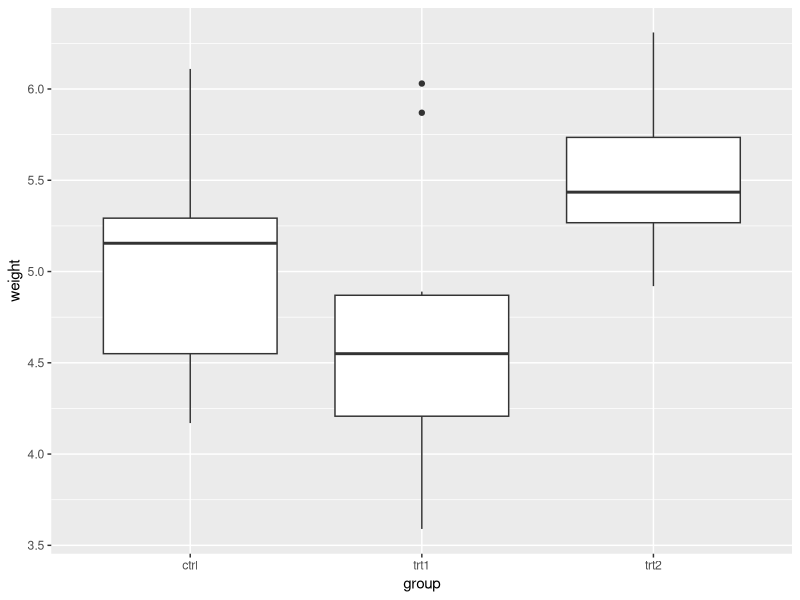
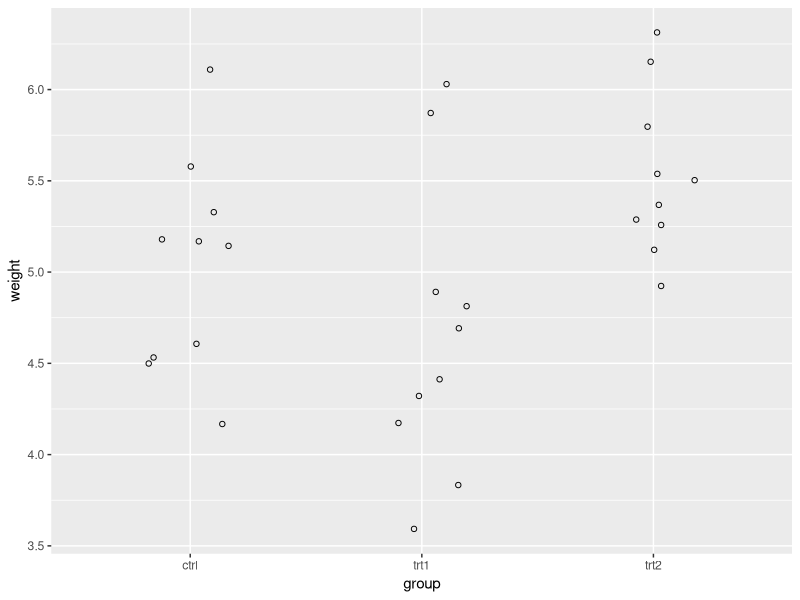

These figures' R source, in order: (Note: this script raises an error after producing the figures.)
# Intro to R
# Rick Scavetta
# 30 May 2018
# DPZ data analysis workshop

# Clear the workspace
rm(list = ls())

# Load packages:
library(dplyr)
library(ggplot2)
library(purrr)

# R Syntax:
n <- log2(8) # the log2 of 8
n # shortcut for print(n)

# A Simple Workflow: The PlantGrowth Dataset
PlantGrowth

# How many groups do we have?
# groups are called levels
nlevels(PlantGrowth$group)

# What are they?
levels(PlantGrowth$group)

# Descriptive statistics:
mean(PlantGrowth$weight) # global mean

# Group-wise desc stats:
# The apply family:
tapply(PlantGrowth$weight, PlantGrowth$group, mean)

# The dplyr way:
PlantGrowth %>% # shift-ctrl-m, "pipe operator", say "then..."
  group_by(group) %>%
  summarise(avg = mean(weight),
            stdev = sd(weight))

# Make plots:
# Add aesthetics: MAP data to visual scales
# (e.g. axes and colour)
# Add geometry: How the data will look

# base layer: Data and Aes
g <- ggplot(PlantGrowth, aes(x = group, y = weight))

# Box plot:
g +
  geom_boxplot()

# Dot plot:
g +
  geom_point(shape = 1, position = position_jitter(0.2))

# Group differences:
# Define a linear model:
plant.lm <- lm(weight ~ group, data = PlantGrowth)

# t-tests:
plant.lm
summary(plant.lm)

# 1-way ANOVA
anova(plant.lm)

# Aside: All pair-wise t-test with correction:
# TukeyHSD(aov(weight ~ group, data = PlantGrowth))

# Make a markdown file with
chickwts

# Element 2: Functions
# Everything that happens,
# is because of a function

# e.g. arithmetic operators
34 + 6
`+`(34, 6) # it's a function!

# BEDMAS - order of operations
# brackets, exp, div, mult, add, sub
2 - 3/4 # 1.25
(2 -3)/4 # -0.25

# Make some objects:
n <- 34
p <- 6

n + p # As above

# Calculations for four values:
# 3, 8, 9, 23
m <- 1.12
b <- -0.4

m * 3 + b
m * 8 + b
m * 9 + b
m * 23 + b

# Generic form of functions
# fun_name(fun_args)

# fun_args can be named or unnamed
# Call fun_args using names or position
# functions may have zero to many args

# e.g.
log2(8) # position
log2(x = 8) # named

# The same as:
log(8, base = 2) # position and name
log(8, 2) # both using position

# Terrible :/
log(2, x = 8)

# Some basic and common functions
# Combine/Concatenate unnamed arguments
xx <- c(3, 8, 9, 23)
myNames <- c("healthy", "tissue", "quantity")

# no args:
ls()

# Sequential numbers
seq(from = 1, to = 100, by = 7)
foo1 <- seq(1, 100, 7)

# use objects in functions
foo2 <- seq(1, n, p)

# The : operator for seq(x,y,1)
1:10
seq(1, 10, 1)

# Types of math functions:
# 1 - Transformation functions: mutate data
# N output == N input
scale(foo1) # z-scores
log2(foo1)
sqrt(foo1)

# 2 - Aggregration functions: summarise data
# Typically a single value as output
mean(foo1) # x-bar
sd(foo1) # s
length(foo1) # n
sum(foo1)
prod(foo1)

# Exercise 2, p30:
foo2 + 100 # Trans
foo2 + foo2 # Trans
sum(foo2) + foo2 # Trans (with an aggr)
1:3 + foo2 # Trans

#####################################
#### Fundamental Concept ############
#### Vector Recycling ###############
#####################################

1:4 + foo2

# Exercise 3, p 30:
m
b
xx
m * xx + b

# exercise 4, p 30:
m2 <- c(0, 1.12)
m2 * xx + b

0 * xx + b
1.12 * xx + b


# cheap way:
rep(m2, each = 4) * xx + b

# better way: reiterate over m2
# i.e. take first value, then the second, and so on.
equation <- function(x, m = 1.12) {
  m * x - 0.4
}

equation(xx)

# old ways:
lapply(m2, function(slope) xx * slope + b)
lapply(m2, function(slope) equation(xx, slope))

# new way: purrr package
# Map all elements of an object to a function
map(m2, ~ equation(xx, .))

# the same as:
equation(xx, 0)
equation(xx, 1.12)

# get function definitions:
methods(t.test)
getAnywhere(t.test.default)

# Element 3: Objects
# Anything that exists is an object

# Vectors - 1 dimensional, homogenous
# e.g.
foo1
foo2

# User-defined atomic vector types:
# Logical: 0/1, F/T, FALSE/TRUE (aka binary, boolean)
# Integer: 0, 1, 2, ...
# Double: 0.004, 1.4, 3.14, ...
# Character: names, id, ...

# Numeric - either integer or double

typeof(foo1)
typeof(myNames)

foo3 <- c("Liver", "Brian", "Testes",
          "Muscle", "Intestine","Heart")

foo4 <- c(T, F, F, T, T, F)
typeof(foo4)

# 1 Dimension, each number is an "element"
length(foo1) # 15 elements

# Homogenous: only 1 data type allowed!
test <- c(1:10, "bob")
test

# corece types:
as.integer(test)

# Major problem # 1: Wrong type!
# Solution: Coercion

# List - 1 Dimension, heterogenous
# Data frame (a specialised class of type list)
# where 2 dimensions, heterogenous and
# each element is a vector of the same length
# Rows = observations (individuals)
# Columns = variables (measurements)

# examples of lists:
typeof(g) # our plot is a list
typeof(plant.lm) # our lm is a list

# the class determines how other
# functions deal with an object:
class(g)
class(plant.lm)

# making a data frame from scratch:
foo.df <- data.frame(foo4, foo3, foo2)
typeof(foo.df)
class(foo.df)

# attributes, see p38
attributes(foo.df)
names(foo.df)
row.names(foo.df)

# The data
foo.df

# Replace names with another vector:
names(foo.df) <- myNames
foo.df

# Any named element can be called with $ notation:
foo.df$healthy

# Explore data frames:
summary(foo.df)
str(foo.df)
glimpse(foo.df) # from dplyr

dim(foo.df) # nrow, ncol
nrow(foo.df)
ncol(foo.df)

# Don't use length() on 2D objects! (i.e. data frames)
length(foo1) # the number of elements
length(foo.df) # the number of elements (i.e. columns)

# Element 4: Logical Expressions
# Relational operators: Ask YES/NO questions
# output is ALWAYS!!!: TRUE or FALSE - logical vector
# Questions:
# Equivalency ==
# Non-equivalency !=
# >, <, >=,<=
# !x, Negation, where x is logical

# don't confuse:
# <- assign,
# <=, == relational
# = arguments in a function

n
p
n > p
n < p
foo4
!foo4

# Logical operators: Combine T/F questions
# AND - &
# OR - | "pipe operator",
# don't confuse | with %>% used in dplyr for combining commands
# WITHIN - %in%

# Apply to logical data: use subset()
# All healthy
subset(foo.df, foo.df$healthy == TRUE)
subset(foo.df, healthy == TRUE)
subset(foo.df, healthy)

# All unhealthy
subset(foo.df, healthy != TRUE)
subset(foo.df, healthy == FALSE)
subset(foo.df, !healthy)

# Subsetting numeric data (double or integer):
# below quantity of 10
subset(foo.df, quantity < 10)

# Ranges: Between 10-20
subset(foo.df, quantity > 10 & quantity < 20)
foo.df$quantity > 10
foo.df$quantity < 20

# Meaningless
subset(foo.df, quantity > 10 | quantity < 20)

# Extremes: Outside 10-20
subset(foo.df, quantity < 10 | quantity > 20)

# Impossible:
subset(foo.df, quantity < 10 & quantity > 20)

# Subsetting characters:
# NO PATTERN MATCHING!
# Heart samples:
subset(foo.df, tissue == "Heart")

# 2 or more: Liver and Heart
# Cheap and easy:
subset(foo.df, tissue == "Heart" | tissue == "Liver")

# Easier way: TERRIBLE - NEVER do this!
subset(foo.df, tissue == c("Heart", "Liver"))
subset(foo.df, tissue == c("Liver", "Heart"))
# vector recycling is always used!
foo.df$tissue

# The proper way: %in% WITHIN operator
subset(foo.df, tissue %in% c("Heart", "Liver"))
subset(foo.df, tissue %in% c("Liver", "Heart"))

# Element 5: Indexing
# So far: find by equations (e.g. ==, &)
# Here: use equations as positions
# []

# Vectors:
foo1
foo1[6] # 6th position
foo1[p] # the pth position (i.e. 6th)
foo1[3:p] # 3rd to pth
foo1[p:length(foo1)] # pth (6th) to the last value (15th)

# use logical vectors!
# i.e. output from a relational operator
foo1[foo1 < 50]

# This is subset! but more flexible :)
subset(foo1, foo1 < 50)
# because subset is just a short cut to []

# Data frames with []:
# 2 dimensions: use [ <row> , <col> ]
foo.df[3,] # 3rd row, ALL columns
foo.df[ 3:p, "quantity"] # 3rd to pth row, only quantity column
foo.df[ 3:p, 3] # 3rd to pth row, only quantity column
foo.df[ 3:p , -3 ] # 3rd to pth row, exclude quantity

# Tissue of low quantity (less than 10) observations:
foo.df[ foo.df$quantity < 10 , "tissue" ]

# like subset:
subset(foo.df, foo.df$quantity < 10, select =  tissue)

# Combining values:
foo.df[foo.df$tissue == "Heart",] # only Heart samples

foo.df[foo.df$tissue == "Heart",][,3] # 3rd col, only Heart samples
foo.df[foo.df$tissue == "Heart", 3] # 3rd col, only Heart samples

# Not possible
foo.df[foo.df$tissue == "Heart"] # ERROR, no comma!
# no comma is a short cut for columns!
foo.df[3] # 3rd column, as DF
foo.df[,3] # 3rd column, as vector

# Major problem # 2: Wrong structure!
# Solution: rearrange or coerce structure
